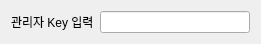
<?xml version="1.0" encoding="UTF-8"?>
<ui version="4.0">
 <class>AdminLogin</class>
 <widget class="QWidget" name="AdminLogin">
  <property name="geometry">
   <rect>
    <x>0</x>
    <y>0</y>
    <width>261</width>
    <height>40</height>
   </rect>
  </property>
  <property name="windowTitle">
   <string>Form</string>
  </property>
  <layout class="QHBoxLayout" name="horizontalLayout">
   <item>
    <widget class="QLabel" name="lbInputKey">
     <property name="text">
      <string>관리자 Key 입력</string>
     </property>
    </widget>
   </item>
   <item>
    <widget class="QLineEdit" name="leInputKey">
     <property name="minimumSize">
      <size>
       <width>150</width>
       <height>0</height>
      </size>
     </property>
     <property name="maximumSize">
      <size>
       <width>150</width>
       <height>16777215</height>
      </size>
     </property>
    </widget>
   </item>
  </layout>
 </widget>
 <resources/>
 <connections/>
</ui>
